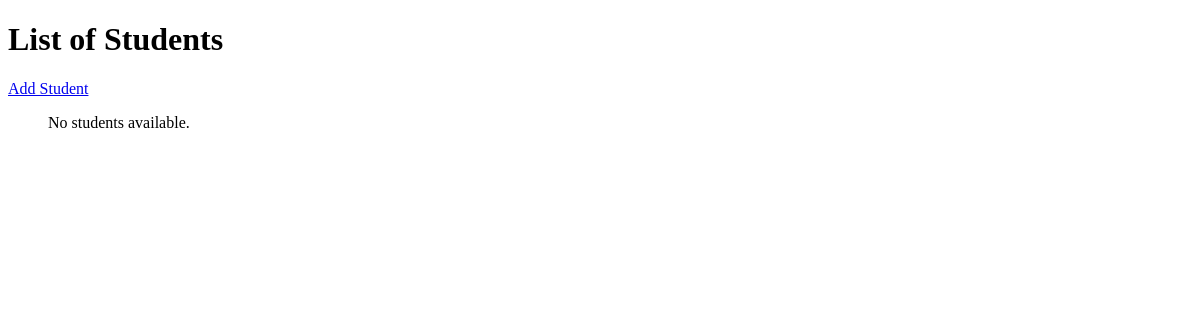
/books/students/, run on an earlier commit of the app's database.
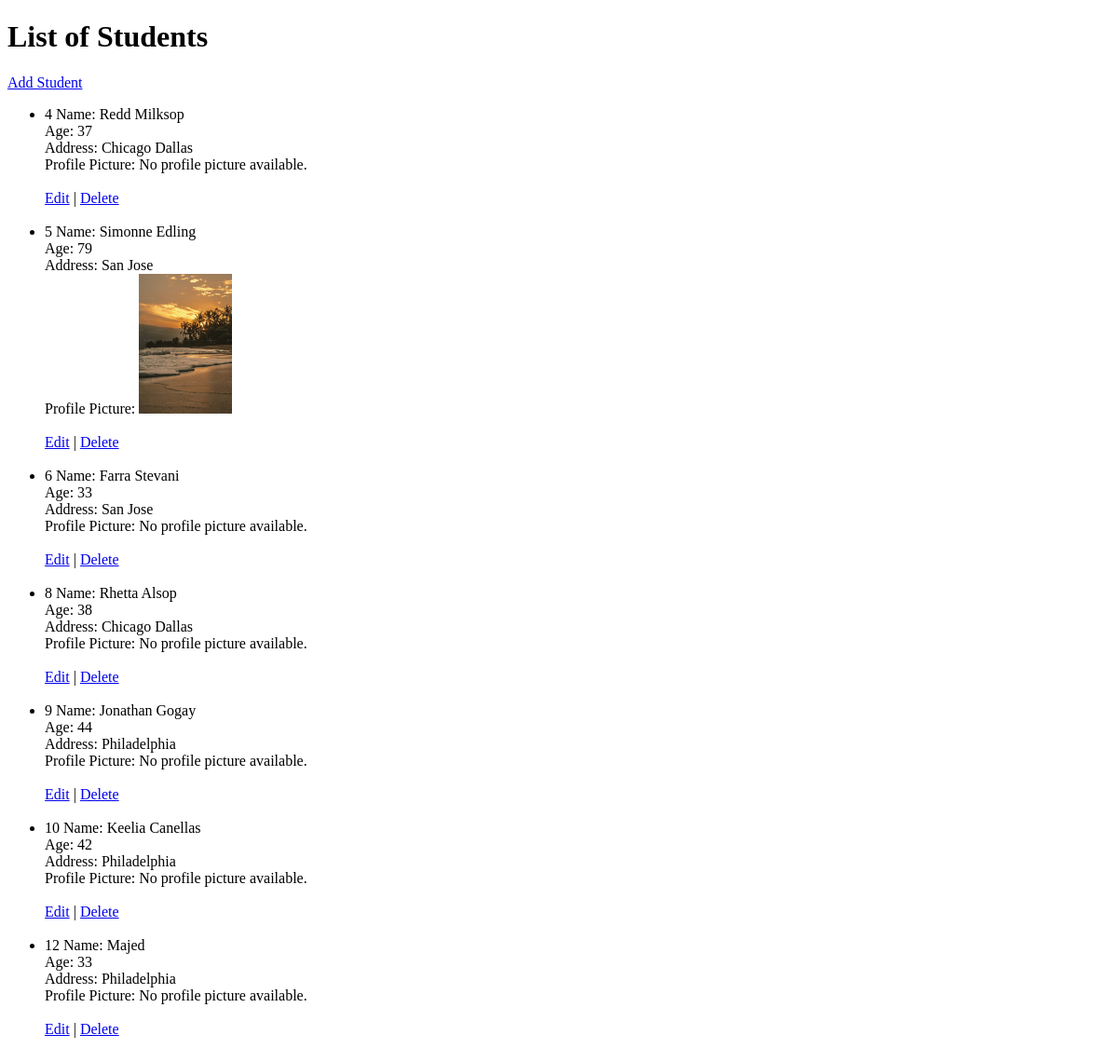
And on a later commit of the database.
### apps/bookmodule/models.py (models this page shows, shortened)
class Student(models.Model):
    name = models.CharField(max_length=100)
    age = models.IntegerField()
    address = models.ForeignKey(Address, on_delete=models.CASCADE)
    profile_picture = models.ImageField(upload_to='images/', blank=True, null=True)

class Address(models.Model):
    city = models.CharField(max_length=100)
    def __str__(self):
        return self.city

### apps/bookmodule/views.py (the view)
# urls.py: path('students/', views.list_students, name='list_students'),
def list_students(request):
    students = Student.objects.all()
    return render(request, 'bookmodule/list_students.html', {'students': students})

### apps/templates/bookmodule/list_students.html (shortened to what this page needs)
<!DOCTYPE html>
<html lang="en">
<head>
</head>
<body>
    <h1>List of Students</h1>
    <a href="{% url 'add_student' %}">Add Student</a>
    <ul>
        {% for student in students %}
            <li>
                {{student.id}}
                Name: {{ student.name }}
                <br>
                Age: {{ student.age }}
                <br>
                Address: {{student.address}}
                <br>
                Profile Picture:
                {% if student.profile_picture %}
                    <img src="{{ student.profile_picture.url }}" alt="Profile Picture" width="100">
                {% else %}
                    No profile picture available.
                {% endif %}
                <br><br>
                <a href="{% url 'update_student' student.id %}">Edit</a> |
                <a href="{% url 'delete_student' student.id %}">Delete</a>
                <br>
                <br>
            </li>
        {% empty %}
            <p>No students available.</p>
        {% endfor %}
    </ul>
</body>
</html>

What changed in the data, as far as the page shows it:
added Student: id "4", name "Redd Milksop", age "37", address "Chicago Dallas", shows "No profile picture available."
added Student: id "5", name "Simonne Edling", age "79", address "San Jose", profile_picture (picture)
added Student: id "6", name "Farra Stevani", age "33", address "San Jose", shows "No profile picture available."
added Student: id "8", name "Rhetta Alsop", age "38", address "Chicago Dallas", shows "No profile picture available."
added Student: id "9", name "Jonathan Gogay", age "44", address "Philadelphia", shows "No profile picture available."
added Student: id "10", name "Keelia Canellas", age "42", address "Philadelphia", shows "No profile picture available."
added Student: id "12", name "Majed", age "33", address "Philadelphia", shows "No profile picture available."
Also different on the page:
text no longer shown: "No students available."
